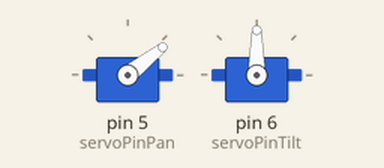
Bench run of a sketch on a simulated Arduino Uno, built with avr-gcc and run on an emulated ATmega328P. Parts: 2 × servo.

Above: at 0.05 s.
At 0.4 s:
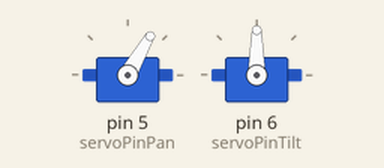
At 0.8 s:
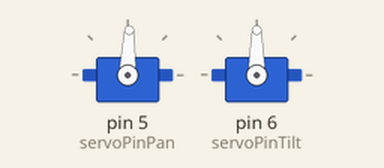
At 1.55 s:
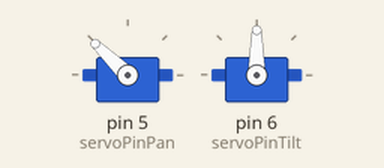
Timing chart, 0 to 3.6 s (numbered marks = the images above):
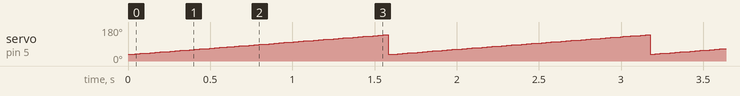

Measured:
- by itself, servo on pin 5 (servoPinPan): ramps from 35° to 139° and jumps back, once every 1.6 s

The sketch:

servo_control.ino
```cpp
//#include<Servo.h> // include server library
//Servo ser; // create servo object to control a servo
//int poser = 0; // initial position of server
//int val; // initial value of input
//
//void setup() {
//  Serial.begin(9600); // Serial comm begin at 9600bps
//  ser.attach(5);// server is connected at pin 9
//}
//
//void loop() {
//  if (Serial.available()) // if serial value is available
//  {
//    val = Serial.read();// then read the serial value
//    if (val == 'd') //if value input is equals to d
//    {
//      poser += 1; //than position of servo motor increases by 1 ( anti clockwise)
//      ser.write(poser);// the servo will move according to position
//      delay(15);//delay for the servo to get to the position
//      Serial.println("d");
//     }
//    if (val == 'a') //if value input is equals to a
//    {
//      poser -= 1; //than position of servo motor decreases by 1 (clockwise)
//      ser.write(poser);// the servo will move according to position
//      delay(15);//delay for the servo to get to the position
//      Serial.println("a");
//    }
//
#include <Servo.h>

int servoPinPan = 5;
int servoPinTilt = 6;

Servo servo1;
Servo servo2;
int panAngle = 0;  // servo pan position in degrees
int tiltAngle = 0;  // servo tilt position in degrees

void setup() {
    servo1.attach(servoPinPan);
    servo2.attach(servoPinTilt);
}

void loop() {

    // 105 degrees of travel 35 - 140 on pan
    // Pan right from 35 to 140 degrees pan
    for(panAngle = 35; panAngle < 140; panAngle++) {
        servo1.write(panAngle);
        delay(15);
    }

//    // Pan left from 140 to 35 degrees pan
//    for(panAngle = 140; panAngle > 35; panAngle--) {
//        servo1.write(panAngle);
//        delay(15);
//    }

//    // 105 degrees of travel 0 - 105 on tilt
//    // Tilt down from 0 to 105 degrees tilt
//    for(tiltAngle = 0; tiltAngle < 105; tiltAngle++) {
//        servo2.write(tiltAngle);
//        delay(15);
//    }

//    // Tilt up from 105 to 0 degrees tilt
//    for(tiltAngle = 105; tiltAngle > 0; tiltAngle--) {
//        servo2.write(tiltAngle);
//        delay(15);
//    }
}
```
